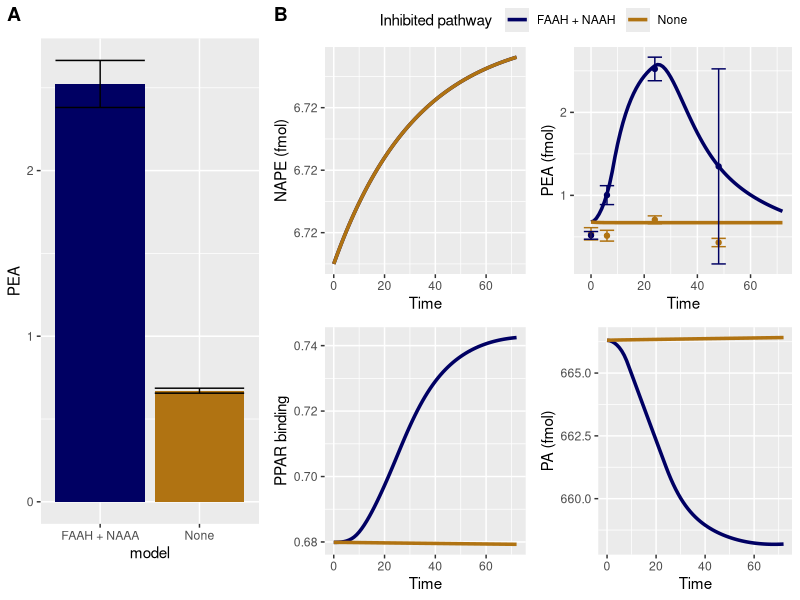

The R source for this figure:
rm(list = ls())
graphics.off()
library(deSolve)
library(tidyverse)
library(scales)
library(ggpubr)

#################
# Model parameters
ks <- 0.2054
# synthesis rate of NAPE
kdegnape <- 0.001
# degredation rate of NAPE
kdeg <- 0.001
# degradation rate of PA
kpa <- 0.4
# basal synthesis of PA
kpeasyn <- 0.155
# basal synthesis of PEA
kpeadeg <- 0.048
# basal degredation of PEA
kpeaextra <- 0.08
# extra pathway of PEA
kass <- 0.001
# assosiation constant of PPAR
kdis <- 0.001
# dissasociation of PPARa
Vmpld <- 97.9
# vmax for NAPE to PEA conversion by PLD enzyme
Kmpld <- 3300
# Km for NAPE to PEA conversion by PLD enzyme
Vmgde <- 3
# vmax for NAPE to PEA conversion by GDE1_4 enzyme
Kmgde <- 12000000
# Km for NAPE to PEA conversion by GDE1_4 enzyme
Vmfa <- 2.6 * 620
# vmax for PEA to PA conversion by FAAH enzyme
Kmfa <- 5000
# Km for PEA to PA conversion by FAAH enzyme
Vmna <- 12 * 620
# vmax for PEA to PA conversion by NAAA enzyme
Kmna <- 97000
# Km for PEA to PA conversion by NAAA enzyme

para_steady <- unlist(c(data.frame(
    ks,
    kdegnape,
    kdeg,
    kass,
    kdis,
    kpa,
    kpeasyn,
    kpeaextra,
    kpeadeg,
    Vmpld, # vmax for NAPE to PEA conversion by PLD enzyme
    Kmpld, # Km for NAPE to PEA conversion by PLD enzyme
    Vmgde, # vmax for NAPE to PEA conversion by GDE1_4 enzyme
    Kmgde, # Km for NAPE to PEA conversion by GDE1_4 enzyme
    Vmfa, # vmax for PEA to PA conversion by FAAH enzyme
    Kmfa, # Km for PEA to PA conversion by FAAH enzyme
    Vmna, # vmax for PEA to PA conversion by NAAA enzyme
    Kmna # Km for PEA to PA conversion by NAAA enzyme
)))

# Use decrete functions in order to capture end of effect with NAAA and FAAH

PEA_model_steady <- function(t, x, parms) {
    with(as.list(c(parms, x)), {
        if (t < 24 & DRUG >= 0) {
            dDRUG <- -0.8
        } else if (t > 24 & DRUG <= 1) {
            dDRUG <- 0.05
        } else {
            dDRUG <- 0
        }
        dNAPE <- ks - Vmpld * NAPE / (Kmpld + NAPE) - Vmgde * NAPE / (Kmgde + NAPE) - kdegnape * NAPE
        dPEA <- kpeasyn + Vmpld * NAPE / (Kmpld + NAPE) + Vmgde * NAPE / (Kmgde + NAPE) - Vmfa * PEA / (Kmfa + PEA) - Vmna * PEA / (Kmna + PEA) - kass * PEA + kdis * PPAR - kpeadeg * PEA - kpeaextra * PEA
        dPA <- kpa + Vmfa * PEA / (Kmfa + PEA) + Vmna * PEA / (Kmna + PEA) - kdeg * PA
        dPPAR <- kass * PEA - kdis * PPAR

        res <- c(dNAPE, dPEA, dPA, dPPAR, dDRUG)
        list(res)
    })
}

t <- seq(0, 72, 1)

xstart <- c(
    NAPE = 6.710947,
    PEA = 0.6798838,
    PA = 666.3042,
    PPAR = 0.6798813,
    DRUG = 1
)


PEA_model_no_both <- function(t, x, parms) {
    with(as.list(c(parms, x)), {
        if (t < 24 & DRUG >= 0) {
            dDRUG <- -0.12
        } else if (t > 24 & DRUG <= 1) {
            dDRUG <- 0.017
        } else {
            dDRUG <- 0
        }
        dNAPE <- ks - Vmpld * NAPE / (Kmpld + NAPE) - Vmgde * NAPE / (Kmgde + NAPE) - kdegnape * NAPE
        dPEA <- kpeasyn + Vmpld * NAPE / (Kmpld + NAPE) + Vmgde * NAPE / (Kmgde + NAPE) - DRUG * Vmfa * PEA / (Kmfa + PEA) - DRUG * Vmna * PEA / (Kmna + PEA) - kpeadeg * PEA - kpeaextra * PEA - kass * PEA + kdis * PPAR
        dPA <- kpa + DRUG * Vmfa * PEA / (Kmfa + PEA) + DRUG * Vmna * PEA / (Kmna + PEA) - kdeg * PA
        dPPAR <- kass * PEA - kdis * PPAR

        res <- c(dNAPE, dPEA, dPA, dPPAR, dDRUG)
        list(res)
    })
}

para_no_both <- unlist(c(data.frame(
    ks,
    kdegnape,
    kdeg,
    kass,
    kdis,
    kpa,
    kpeasyn,
    kpeadeg,
    Vmpld, # vmax for NAPE to PEA conversion by PLD enzyme
    Kmpld, # Km for NAPE to PEA conversion by PLD enzyme
    Vmgde, # vmax for NAPE to PEA conversion by GDE1_4 enzyme
    Kmgde # Km for NAPE to PEA conversion by GDE1_4 enzyme
)))

out1 <- ode(y = xstart, func = PEA_model_steady, parms = para_steady, times = t, method = "ode45")
out2 <- ode(y = xstart, func = PEA_model_no_both, parms = para_no_both, times = t, method = "ode45")

out1 <- as.data.frame(out1)
out1 <- out1 %>%
    add_column(model = "None")
out1
out2 <- as.data.frame(out2)
out2 <- out2 %>%
    add_column(model = "FAAH + NAAH")

combined_df <- rbind(out1, out2)

combined_df

#############################################
#                EXPERIMENTAL               #
#############################################

model <- c("None", "None", "None", "None", "FAAH + NAAH", "FAAH + NAAH", "FAAH + NAAH", "FAAH + NAAH")
PEA <- c(0.537, 0.514, 0.706, 0.432, 0.518, 1.003, 2.523, 1.349)
sd <- c(0.074, 0.065, 0.047, 0.050, 0.046, 0.114, 0.142, 1.175)
time <- c(0, 6, 24, 48, 0, 6, 24, 48)

df_experimental <- data.frame(model, PEA, sd, time)

df_steady.PEA <- c(0.671, 2.523)
df_steady.sd <- c(0.015, 0.142)
df_steady.model <- c("None", "FAAH + NAAA")
df_steady <- data.frame(df_steady.model, df_steady.PEA, df_steady.sd)
names(df_steady) <- c("model", "PEA", "sd")

#############################################
#                   GGPLOT                  #
#############################################


#############################################
#                 Column plot               #
#############################################

line_plot <- ggplot(df_steady) +
    geom_col(aes(model, PEA, fill = model)) +
    geom_errorbar(aes(model, ymin = PEA - sd, ymax = PEA + sd)) +
    scale_fill_manual(values = c("#000063", "#B07312")) +
    theme(aspect.ratio = 20 / 9,
    legend.position = "none")

#############################################
#                  Line plot                #
#############################################

plot_PEA <- ggplot(combined_df, aes(time, PEA, color = model)) +
    geom_line(size = 1.2) +
    scale_y_continuous(
        labels = label_number_auto()
    ) +
    geom_point(data = df_experimental, aes(time, PEA, color = model)) +
    geom_errorbar(data = df_experimental,
    aes(x = time, ymin = PEA - sd, ymax = PEA + sd, color = model)) +
    labs(x = "Time", y = "PEA (fmol)", color = "Inhibited pathway") +
    scale_color_manual(values = c("#000063", "#B07312"))

plot_NAPE <- ggplot(combined_df, aes(time, NAPE, color = model)) +
    geom_line(size = 1.2) +
    scale_y_continuous(
        labels = label_number(accuracy = 0.02)
    ) +
    labs(x = "Time", y = "NAPE (fmol)", color = "Inhibited pathway") +
    scale_color_manual(values = c("#000063", "#B07312"))

plot_PPAR <- ggplot(combined_df, aes(time, PPAR, color = model)) +
    geom_line(size = 1.2) +
    scale_y_continuous(
        labels = label_number_auto()
    ) +
    labs(x = "Time", y = "PPAR binding", color = "Inhibited pathway") +
    scale_color_manual(values = c("#000063", "#B07312"))

plot_PA <- ggplot(combined_df, aes(time, PA, color = model)) +
    geom_line(size = 1.2) +
    scale_y_continuous(
        labels = label_number_auto()
    ) +
    labs(x = "Time", y = "PA (fmol)", color = "Inhibited pathway") +
    scale_color_manual(values = c("#000063", "#B07312"))

plot_all <- ggarrange(plot_NAPE, plot_PEA, plot_PPAR, plot_PA,
    ncol = 2,
    nrow = 2,
    common.legend = TRUE
)

plot_steady <- ggarrange(line_plot, plot_all,
ncol = 2,
labels = c("A", "B"),
widths = c(1,2))
plot_steady
